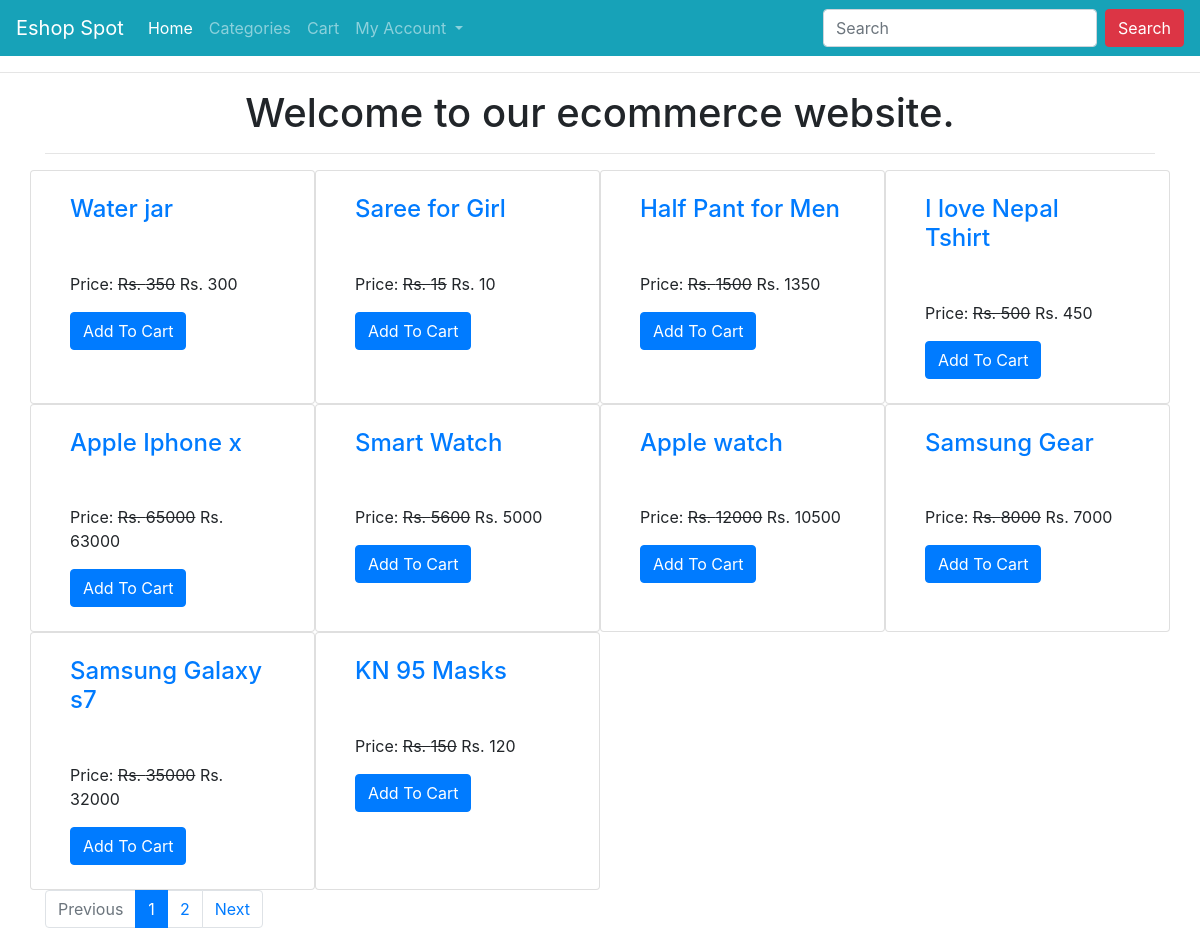
The page / on the database its author committed.
### ecomapp/models.py (models this page shows, shortened)
class Product(models.Model):
    title = models.CharField(max_length=200)
    slug = models.SlugField(unique=True)
    category = models.ForeignKey(Category, on_delete=models.CASCADE)
    image = models.ImageField(upload_to="products")
    marked_price = models.PositiveIntegerField()
    selling_price = models.PositiveIntegerField()
    description = models.TextField()
    warranty = models.CharField(max_length=300, null=True, blank=True)
    return_policy = models.CharField(max_length=300, null=True, blank=True)
    view_count = models.PositiveIntegerField(default=0)

### ecomapp/views.py (the view)
# urls.py: path("", HomeView.as_view(), name="home"),
class HomeView(EcomMixin, TemplateView):
    template_name = "home.html"
    def get_context_data(self, **kwargs):
        context = super().get_context_data(**kwargs)
        context['myname'] = "Dipak Niroula"
        all_products = Product.objects.all().order_by("-id")
        paginator = Paginator(all_products, 10)
        page_number = self.request.GET.get('page')
        print(page_number)
        product_list = paginator.get_page(page_number)
        context['product_list'] = product_list
        return context

### ecomapp/views.py (called while the page is built)
    def dispatch(self, request, *args, **kwargs):
        cart_id = request.session.get("cart_id")
        if cart_id:
            cart_obj = Cart.objects.get(id=cart_id)
            if request.user.is_authenticated and request.user.customer:
                cart_obj.customer = request.user.customer
                cart_obj.save()
        return super().dispatch(request, *args, **kwargs)

### templates/home.html (shortened to what this page needs)
{% extends 'base.html' %}
{% block content %}
<div class="container">
    <h1 class="text-center">Welcome to our ecommerce website. </h1>
    <hr>
    <div class="row mt-3">
        {% for p in product_list %}
        <div class="col-md-3 card">
            <div class="m-4">
                <h4><a href="{% url 'ecomapp:productdetail' p.slug %}">{{p.title}}</a></h4>
                <p class="mt-3">Price: <strike>Rs. {{p.marked_price}}</strike> Rs. {{p.selling_price}}</p>
                <a href="{% url 'ecomapp:addtocart' p.id %}" class="btn btn-primary">Add To Cart</a>
            </div>
        </div>
        {% endfor %}
    </div>
    <nav aria-label="...">
        <ul class="pagination">
            {% if product_list.has_previous %}
            <li class="page-item">
                <a class="page-link" href="?page={{ product_list.previous_page_number }}">Previous</a>
              </li>
            {% else %}
            <li class="page-item disabled">
                <a class="page-link" href="#" tabindex="-1" aria-disabled="true">Previous</a>
            </li>
            {% endif %}
            {% for i in product_list.paginator.page_range %}
            {% if i == product_list.number %}
            <li class="page-item active"><a class="page-link">{{i}}</a></li>
            {% else %}
            <li class="page-item"><a class="page-link" href="?page={{i}}">{{i}}</a></li>
            {% endif %}
            {% endfor %}
            {% if product_list.has_next %}
            <li class="page-item">
                <a class="page-link" href="?page={{ product_list.next_page_number }}">Next</a>
            </li>
            {% else %}
            <li class="page-item disabled">
                <a class="page-link" href="#" tabindex="-1" aria-disabled="true">Next</a>
            </li>
            {% endif %}
        </ul>
      </nav>
</div>
{% endblock %}

### templates/base.html (shortened to what this page needs)
<!DOCTYPE html>
<html lang="en">
<head>
    <link rel="stylesheet" href="/static/css/bootstrap.min.css">
</head>
<body>
    <nav class="navbar navbar-expand-lg navbar-dark bg-info">
        <a class="navbar-brand" href="{% url 'ecomapp:home' %}"> Eshop Spot</a>
        <div class="collapse navbar-collapse" id="navbarSupportedContent">
            <ul class="navbar-nav mr-auto">
            <li class="nav-item active">
                <a class="nav-link" href="{% url 'ecomapp:home' %}">Home <span class="sr-only">(current)</span></a>
            </li>
            <li class="nav-item">
                <a class="nav-link" href="{% url 'ecomapp:allproducts' %}">Categories</a>
            </li>
            <li class="nav-item">
                <a class="nav-link" href="{% url 'ecomapp:mycart' %}">Cart </a>
            </li>
            <li class="nav-item dropdown">
                <a class="nav-link dropdown-toggle" href="#" id="navbarDropdown" role="button" data-toggle="dropdown" aria-haspopup="true" aria-expanded="false">
                My Account
                </a>
            </li>
            </ul>
            <form class="form-inline my-2 my-lg-0" action="{% url 'ecomapp:search' %}" method="GET">
            <input name="keyword" class="form-control mr-sm-2" type="search" placeholder="Search" aria-label="Search" required>
            <button class="btn btn-danger my-2 my-sm-0" type="submit">Search</button>
            </form>
        </div>
        </nav>
    <hr>
    {% block content %}
    {% endblock %}
</body>
</html>

### rows shown on the page
Product: title "Water jar", marked_price "350", selling_price "300"
Product: title "Saree for Girl", marked_price "15", selling_price "10"
Product: title "Half Pant for Men", marked_price "1500", selling_price "1350"
Product: title "I love Nepal Tshirt", marked_price "500", selling_price "450"
Product: title "Apple Iphone x", marked_price "65000", selling_price "63000"
Product: title "Smart Watch", marked_price "5600", selling_price "5000"
Product: title "Apple watch", marked_price "12000", selling_price "10500"
Product: title "Samsung Gear", marked_price "8000", selling_price "7000"
Product: title "Samsung Galaxy s7", marked_price "35000", selling_price "32000"
Product: title "KN 95 Masks", marked_price "150", selling_price "120"

### other values the page prints
{{ i }} "1"
{{ i }} "2"
